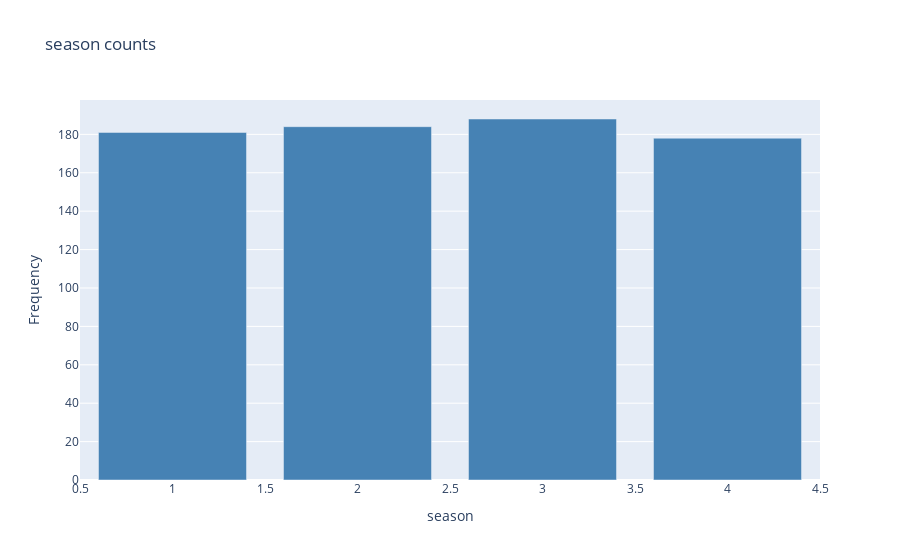
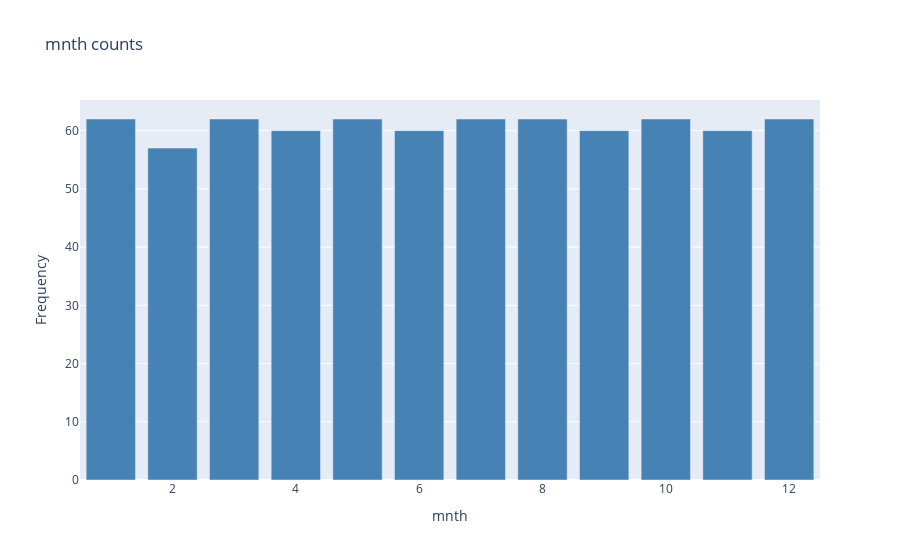
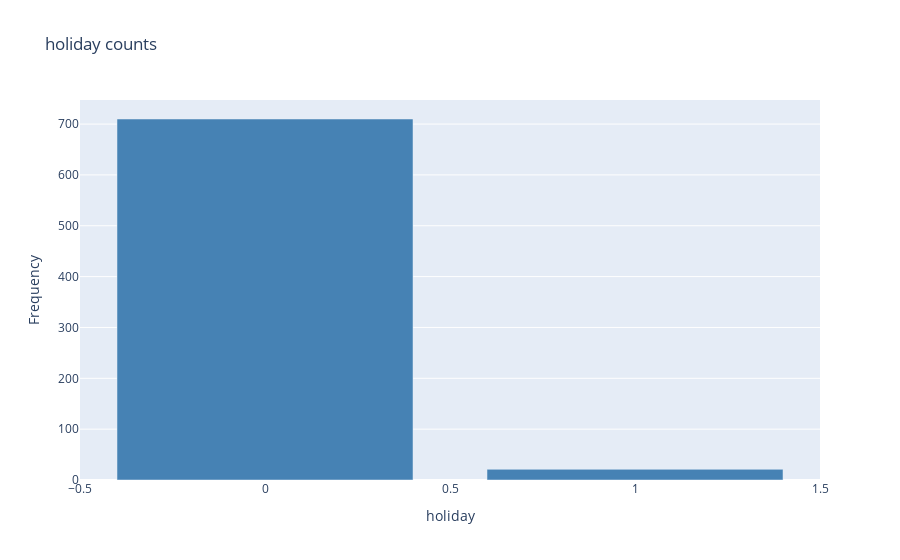
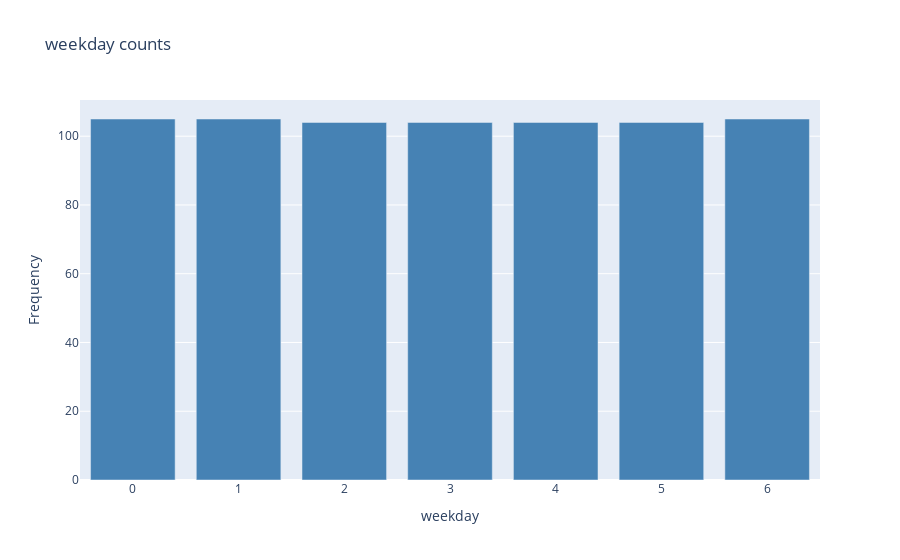

Notebook code cell kept with these figures, in order:
### Markdown cell above
Las características numéricas parecen estar distribuidas de forma más normal, con la media y la mediana más cercanas al centro del rango de valores, coincidiendo con los valores que ocurren con mayor frecuencia.

> **Nota**: Las distribuciones no son realmente normales en el sentido estadístico, lo cual implicaría un histograma suave y simétrico en forma de “campana”, con la media y la moda (el valor más común) en el centro; pero en general indican que la mayoría de las observaciones tienen un valor cercano al centro.

Ya hemos explorado la distribución de los valores numéricos en el conjunto de datos, pero ¿qué hay de las características categóricas? Estas no son números continuos en una escala, por lo que no podemos usar histogramas; pero sí podemos graficar un diagrama de barras que muestre la cantidad de veces que aparece cada valor discreto en cada categoría.

### Code cell
import plotly.graph_objects as go

categorical_features = ['season', 'mnth', 'holiday', 'weekday', 'workingday', 'weathersit', 'day']

for col in categorical_features:
    counts = bike_data[col].value_counts().sort_index()
    fig = go.Figure(data=[go.Bar(x=counts.index, y=counts.values, marker_color='steelblue')])
    fig.update_layout(
        title=f'{col} counts',
        xaxis_title=col,
        yaxis_title='Frequency'
    )
    fig.show()

### Figure 1 — Plotly figure (JSON) as saved in the notebook; plotly's stock layout.template omitted (floating-point values rounded to 4 significant figures)
{"data": [{"marker": {"color": "steelblue"}, "type": "bar", "x": [1, 2, 3, 4], "y": [181, 184, 188, 178]}], "layout": {"title": {"text": "season counts"}, "xaxis": {"title": {"text": "season"}}, "yaxis": {"title": {"text": "Frequency"}}}}

### Figure 2 — Plotly figure (JSON) as saved in the notebook; plotly's stock layout.template omitted (floating-point values rounded to 4 significant figures)
{"data": [{"marker": {"color": "steelblue"}, "type": "bar", "x": [1, 2, 3, 4, 5, 6, 7, 8, 9, 10, 11, 12], "y": [62, 57, 62, 60, 62, 60, 62, 62, 60, 62, 60, 62]}], "layout": {"title": {"text": "mnth counts"}, "xaxis": {"title": {"text": "mnth"}}, "yaxis": {"title": {"text": "Frequency"}}}}

### Figure 3 — Plotly figure (JSON) as saved in the notebook; plotly's stock layout.template omitted (floating-point values rounded to 4 significant figures)
{"data": [{"marker": {"color": "steelblue"}, "type": "bar", "x": [0, 1], "y": [710, 21]}], "layout": {"title": {"text": "holiday counts"}, "xaxis": {"title": {"text": "holiday"}}, "yaxis": {"title": {"text": "Frequency"}}}}

### Figure 4 — Plotly figure (JSON) as saved in the notebook; plotly's stock layout.template omitted (floating-point values rounded to 4 significant figures)
{"data": [{"marker": {"color": "steelblue"}, "type": "bar", "x": [0, 1, 2, 3, 4, 5, 6], "y": [105, 105, 104, 104, 104, 104, 105]}], "layout": {"title": {"text": "weekday counts"}, "xaxis": {"title": {"text": "weekday"}}, "yaxis": {"title": {"text": "Frequency"}}}}
